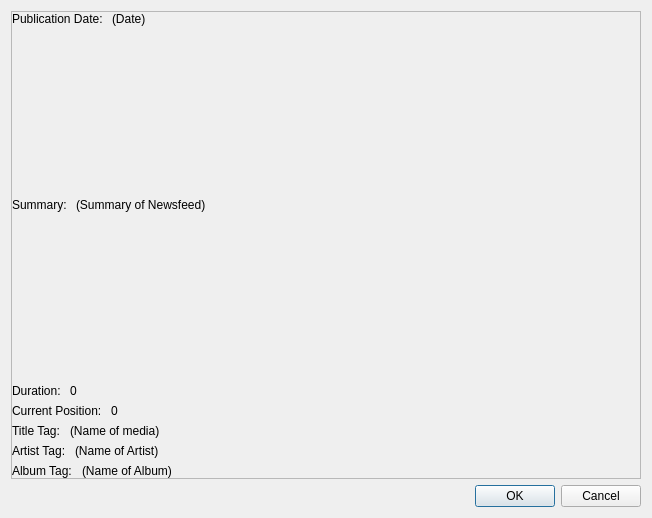
<?xml version="1.0" encoding="UTF-8"?>
<ui version="4.0">
 <class>LinGstDataDialog</class>
 <widget class="QDialog" name="LinGstDataDialog">
  <property name="geometry">
   <rect>
    <x>0</x>
    <y>0</y>
    <width>652</width>
    <height>518</height>
   </rect>
  </property>
  <property name="windowTitle">
   <string>Media Info</string>
  </property>
  <layout class="QVBoxLayout" name="verticalLayout">
   <item>
    <widget class="QScrollArea" name="scrollArea">
     <property name="widgetResizable">
      <bool>true</bool>
     </property>
     <widget class="QWidget" name="scrollAreaWidgetContents">
      <property name="geometry">
       <rect>
        <x>0</x>
        <y>0</y>
        <width>626</width>
        <height>452</height>
       </rect>
      </property>
      <layout class="QVBoxLayout" name="verticalLayout_2">
       <property name="margin">
        <number>0</number>
       </property>
       <item>
        <layout class="QHBoxLayout" name="horizontalLayout_7">
         <item>
          <widget class="QLabel" name="pdLabel">
           <property name="sizePolicy">
            <sizepolicy hsizetype="Fixed" vsizetype="Fixed">
             <horstretch>0</horstretch>
             <verstretch>0</verstretch>
            </sizepolicy>
           </property>
           <property name="text">
            <string>Publication Date: </string>
           </property>
          </widget>
         </item>
         <item>
          <widget class="QLabel" name="pubDateLabel">
           <property name="sizePolicy">
            <sizepolicy hsizetype="Preferred" vsizetype="Fixed">
             <horstretch>0</horstretch>
             <verstretch>0</verstretch>
            </sizepolicy>
           </property>
           <property name="text">
            <string>(Date)</string>
           </property>
           <property name="wordWrap">
            <bool>true</bool>
           </property>
          </widget>
         </item>
        </layout>
       </item>
       <item>
        <layout class="QHBoxLayout" name="horizontalLayout_6">
         <item>
          <widget class="QLabel" name="slLabel">
           <property name="sizePolicy">
            <sizepolicy hsizetype="Fixed" vsizetype="Fixed">
             <horstretch>0</horstretch>
             <verstretch>0</verstretch>
            </sizepolicy>
           </property>
           <property name="text">
            <string>Summary: </string>
           </property>
          </widget>
         </item>
         <item>
          <widget class="QLabel" name="summaryLabel">
           <property name="sizePolicy">
            <sizepolicy hsizetype="Preferred" vsizetype="Preferred">
             <horstretch>0</horstretch>
             <verstretch>0</verstretch>
            </sizepolicy>
           </property>
           <property name="text">
            <string>(Summary of Newsfeed)</string>
           </property>
           <property name="wordWrap">
            <bool>true</bool>
           </property>
          </widget>
         </item>
        </layout>
       </item>
       <item>
        <layout class="QHBoxLayout" name="horizontalLayout_2">
         <item>
          <widget class="QLabel" name="dLLabel">
           <property name="sizePolicy">
            <sizepolicy hsizetype="Fixed" vsizetype="Fixed">
             <horstretch>0</horstretch>
             <verstretch>0</verstretch>
            </sizepolicy>
           </property>
           <property name="text">
            <string>Duration: </string>
           </property>
          </widget>
         </item>
         <item>
          <widget class="QLabel" name="durationLabel">
           <property name="sizePolicy">
            <sizepolicy hsizetype="Preferred" vsizetype="Fixed">
             <horstretch>0</horstretch>
             <verstretch>0</verstretch>
            </sizepolicy>
           </property>
           <property name="text">
            <string>0</string>
           </property>
           <property name="wordWrap">
            <bool>true</bool>
           </property>
          </widget>
         </item>
        </layout>
       </item>
       <item>
        <layout class="QHBoxLayout" name="horizontalLayout_3">
         <item>
          <widget class="QLabel" name="pLLabel">
           <property name="sizePolicy">
            <sizepolicy hsizetype="Fixed" vsizetype="Fixed">
             <horstretch>0</horstretch>
             <verstretch>0</verstretch>
            </sizepolicy>
           </property>
           <property name="text">
            <string>Current Position: </string>
           </property>
          </widget>
         </item>
         <item>
          <widget class="QLabel" name="positionLabel">
           <property name="sizePolicy">
            <sizepolicy hsizetype="Preferred" vsizetype="Fixed">
             <horstretch>0</horstretch>
             <verstretch>0</verstretch>
            </sizepolicy>
           </property>
           <property name="text">
            <string>0</string>
           </property>
           <property name="wordWrap">
            <bool>true</bool>
           </property>
          </widget>
         </item>
        </layout>
       </item>
       <item>
        <layout class="QHBoxLayout" name="horizontalLayout">
         <item>
          <widget class="QLabel" name="tlLabel">
           <property name="sizePolicy">
            <sizepolicy hsizetype="Fixed" vsizetype="Fixed">
             <horstretch>0</horstretch>
             <verstretch>0</verstretch>
            </sizepolicy>
           </property>
           <property name="text">
            <string>Title Tag: </string>
           </property>
          </widget>
         </item>
         <item>
          <widget class="QLabel" name="titleLabel">
           <property name="sizePolicy">
            <sizepolicy hsizetype="Preferred" vsizetype="Fixed">
             <horstretch>0</horstretch>
             <verstretch>0</verstretch>
            </sizepolicy>
           </property>
           <property name="text">
            <string>(Name of media)</string>
           </property>
           <property name="wordWrap">
            <bool>true</bool>
           </property>
          </widget>
         </item>
        </layout>
       </item>
       <item>
        <layout class="QHBoxLayout" name="horizontalLayout_4">
         <item>
          <widget class="QLabel" name="artlLabel">
           <property name="sizePolicy">
            <sizepolicy hsizetype="Fixed" vsizetype="Fixed">
             <horstretch>0</horstretch>
             <verstretch>0</verstretch>
            </sizepolicy>
           </property>
           <property name="text">
            <string>Artist Tag: </string>
           </property>
          </widget>
         </item>
         <item>
          <widget class="QLabel" name="artistLabel">
           <property name="sizePolicy">
            <sizepolicy hsizetype="Preferred" vsizetype="Fixed">
             <horstretch>0</horstretch>
             <verstretch>0</verstretch>
            </sizepolicy>
           </property>
           <property name="text">
            <string>(Name of Artist)</string>
           </property>
           <property name="wordWrap">
            <bool>true</bool>
           </property>
          </widget>
         </item>
        </layout>
       </item>
       <item>
        <layout class="QHBoxLayout" name="horizontalLayout_5">
         <item>
          <widget class="QLabel" name="alblLabel">
           <property name="sizePolicy">
            <sizepolicy hsizetype="Fixed" vsizetype="Fixed">
             <horstretch>0</horstretch>
             <verstretch>0</verstretch>
            </sizepolicy>
           </property>
           <property name="text">
            <string>Album Tag: </string>
           </property>
          </widget>
         </item>
         <item>
          <widget class="QLabel" name="albumLabel">
           <property name="sizePolicy">
            <sizepolicy hsizetype="Preferred" vsizetype="Fixed">
             <horstretch>0</horstretch>
             <verstretch>0</verstretch>
            </sizepolicy>
           </property>
           <property name="text">
            <string>(Name of Album)</string>
           </property>
           <property name="wordWrap">
            <bool>true</bool>
           </property>
          </widget>
         </item>
        </layout>
       </item>
      </layout>
     </widget>
    </widget>
   </item>
   <item>
    <widget class="QDialogButtonBox" name="buttonBox">
     <property name="orientation">
      <enum>Qt::Horizontal</enum>
     </property>
     <property name="standardButtons">
      <set>QDialogButtonBox::Cancel|QDialogButtonBox::Ok</set>
     </property>
    </widget>
   </item>
  </layout>
 </widget>
 <resources/>
 <connections>
  <connection>
   <sender>buttonBox</sender>
   <signal>accepted()</signal>
   <receiver>LinGstDataDialog</receiver>
   <slot>accept()</slot>
   <hints>
    <hint type="sourcelabel">
     <x>248</x>
     <y>254</y>
    </hint>
    <hint type="destinationlabel">
     <x>157</x>
     <y>274</y>
    </hint>
   </hints>
  </connection>
  <connection>
   <sender>buttonBox</sender>
   <signal>rejected()</signal>
   <receiver>LinGstDataDialog</receiver>
   <slot>reject()</slot>
   <hints>
    <hint type="sourcelabel">
     <x>316</x>
     <y>260</y>
    </hint>
    <hint type="destinationlabel">
     <x>286</x>
     <y>274</y>
    </hint>
   </hints>
  </connection>
 </connections>
</ui>
